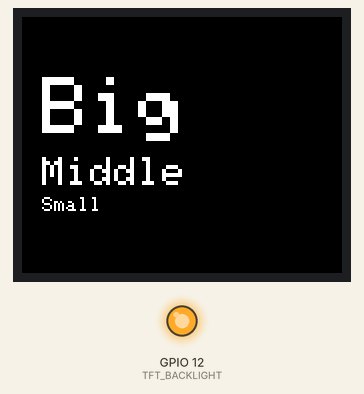
Simulated run of this sketch. Board: ESP32. Parts: 160×128 colour display, output pins drawn as LEDs (lit = HIGH).

Above: at 0.2 s.

The sketch:

9-3.ino
```cpp
#include <Adafruit_GFX.h>    // Core graphics library
#include <Adafruit_ST7735.h> // Hardware-specific library for ST7735
#include <Adafruit_ST7789.h> // Hardware-specific library for ST7789
#include <SPI.h>

#include <math.h>

#define TFT_CS        32
#define TFT_RST       33 // Or set to -1 and connect to Arduino RESET pin
#define TFT_DC        27
#define TFT_BACKLIGHT 12

Adafruit_ST7735 tft = Adafruit_ST7735(TFT_CS, TFT_DC, TFT_RST);

void setup() {
  // put your setup code here, to run once:
  tft.initR(INITR_BLACKTAB);      // Init ST7735S chip, black tab
  tft.setRotation(3);
  pinMode(TFT_BACKLIGHT, OUTPUT);
  digitalWrite(TFT_BACKLIGHT, HIGH);

  tft.fillScreen(ST77XX_BLACK);

  tft.setCursor(10, 30);
  tft.setTextColor(ST77XX_WHITE);

  tft.setTextSize(4);
  tft.println("Big");

  tft.setCursor(10, 70);
  tft.setTextSize(2);
  tft.println("Middle");

  tft.setCursor(10, 90);
  tft.setTextSize(1);
  tft.println("Small");
}

void loop() {
  // put your main code here, to run repeatedly:

}
```
